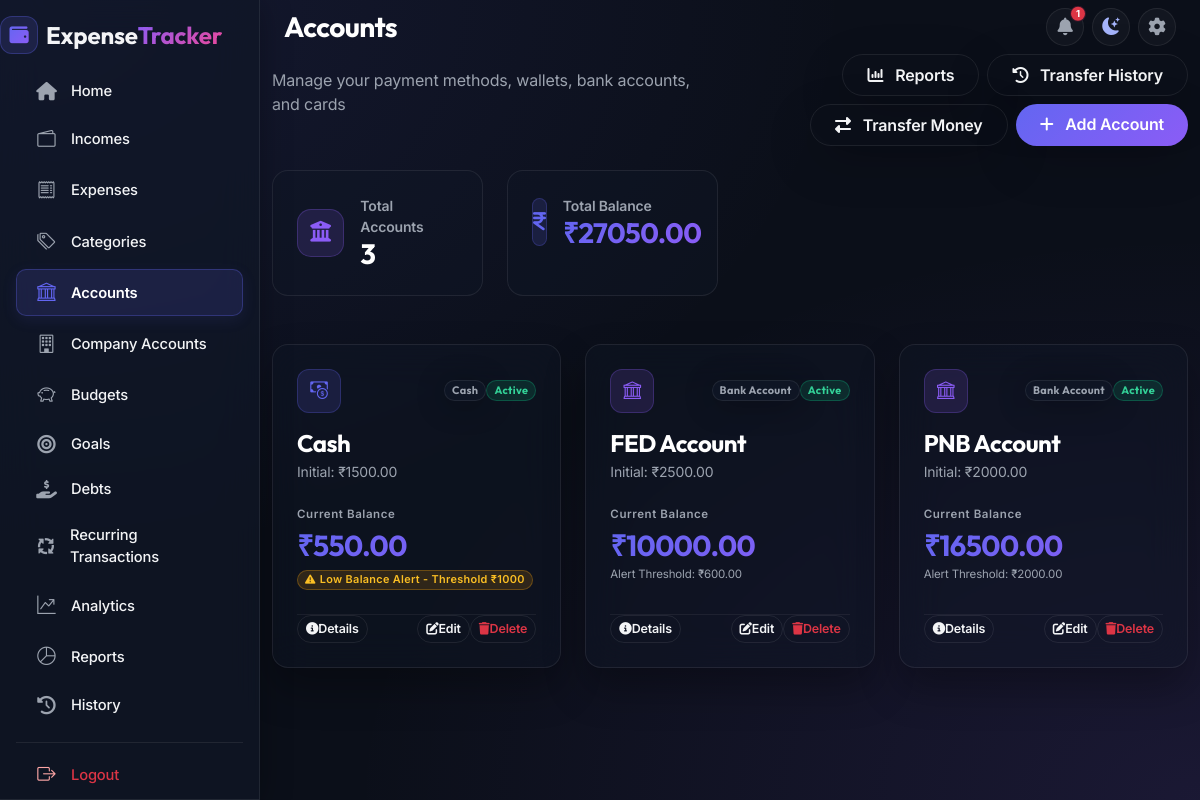
The app's page /accounts/manage/ (signed in) with its own data.
### accounts/models.py (models this page shows, shortened)
class Account(models.Model):
    ACCOUNT_TYPES = [
        ('Cash', 'Cash'),
        ('Bank Account', 'Bank Account'),
        ('Wallet', 'Wallet'),
        ('Credit Card', 'Credit Card'),
        ('UPI', 'UPI'),
    ]
    user = models.ForeignKey(User, on_delete=models.CASCADE, related_name='financial_accounts')
    name = models.CharField(max_length=100)
    account_type = models.CharField(max_length=50, choices=ACCOUNT_TYPES)
    initial_balance = models.DecimalField(max_digits=12, decimal_places=2, default=Decimal('0.00'))
    minimum_balance = models.DecimalField(max_digits=12, decimal_places=2, default=Decimal('0.00'), blank=True)
    STATUS_CHOICES = [
        ('ACTIVE', 'Active'),
        ('INACTIVE', 'Inactive'),
        ('CLOSED', 'Closed'),
    ]
    status = models.CharField(max_length=20, choices=STATUS_CHOICES, default='ACTIVE')
    notes = models.TextField(blank=True, null=True)
    created_at = models.DateTimeField(auto_now_add=True)
    updated_at = models.DateTimeField(auto_now=True)
    class Meta:
        ordering = ['name']
    def __str__(self):
        return f"{self.name} ({self.account_type})"
    @property
    def current_balance(self):
        if hasattr(self, '_current_balance_cache'):
            return self._current_balance_cache
        if hasattr(self, '_total_income'):
            self._current_balance_cache = (
                Decimal(str(self.initial_balance)) +
                Decimal(str(self._total_income)) -
                Decimal(str(self._total_expense)) +
                Decimal(str(self._incoming_transfers)) -
                Decimal(str(self._outgoing_transfers))
            )
            return self._current_balance_cache
        total_income = self.incomes.aggregate(total=models.Sum('amount'))['total'] or Decimal('0.00')
        total_expense = self.expenses.aggregate(total=models.Sum('amount'))['total'] or Decimal('0.00')
        outgoing_transfers = self.outgoing_transfers.aggregate(total=models.Sum('amount'))['total'] or Decimal('0.00')
        incoming_transfers = self.incoming_transfers.aggregate(total=models.Sum('amount'))['total'] or Decimal('0.00')
        self._current_balance_cache = (
            Decimal(str(self.initial_balance)) +
            Decimal(str(total_income)) -
            Decimal(str(total_expense)) +
            Decimal(str(incoming_transfers)) -
            Decimal(str(outgoing_transfers))
        )
        return self._current_balance_cache
    @property
    def bootstrap_icon(self):
        mapping = {
            'Cash': 'bi-cash-coin',
            'Bank Account': 'bi-bank',
            'Wallet': 'bi-wallet2',
            'Credit Card': 'bi-credit-card',
            'UPI': 'bi-qr-code',
        }
        return mapping.get(self.account_type, 'bi-wallet2')
    @property
    def theme_color_class(self):
        mapping = {
            'Cash': 'color-1',
            'Bank Account': 'color-2',
            'Wallet': 'color-2',
            'Credit Card': 'color-3',
            'UPI': 'color-1',
        }
        return mapping.get(self.account_type, 'color-2')
    @property
    def effective_minimum_balance(self):
        threshold = self.minimum_balance
        if not threshold or threshold <= 0:
            try:
                user = self.user
                settings = getattr(user, '_settings_cache', None) or getattr(user, 'settings', None)
                if settings:
                    if not hasattr(user, '_settings_cache'):
                        user._settings_cache = settings
                    threshold = settings.low_balance_default_minimum
                else:
                    threshold = Decimal('0.00')
            except Exception:
                threshold = Decimal('0.00')
        return threshold
    @property
    def is_below_minimum(self):
        if self.status == 'CLOSED':
            return False
        try:
            user = self.user
            settings = getattr(user, '_settings_cache', None) or getattr(user, 'settings', None)
            if settings:
                if not hasattr(user, '_settings_cache'):
                    user._settings_cache = settings
                show_alerts = settings.low_balance_alerts
            else:
                show_alerts = True
        except Exception:
            show_alerts = True
        if not show_alerts:
            return False
        threshold = self.effective_minimum_balance
        if threshold and threshold > 0:
            return self.current_balance <= threshold
        return False
    @property
    def shortage(self):
        threshold = self.effective_minimum_balance
        if threshold and threshold > 0 and self.current_balance <= threshold:
            return threshold - self.current_balance
        return Decimal('0.00')

class UserSettings(models.Model):
    CURRENCY_CHOICES = [
        ('₹', 'INR (₹)'),
        ('$', 'USD ($)'),
        ('€', 'EUR (€)'),
        ('£', 'GBP (£)'),
        ('¥', 'JPY (¥)'),
    ]
    ALERT_SCOPE_CHOICES = [
        ('all', 'All Accounts'),
        ('active', 'Active Accounts Only'),
        ('non_zero', 'Accounts with Transactions Only'),
    ]
    user = models.OneToOneField(User, on_delete=models.CASCADE, related_name='settings')
    currency = models.CharField(max_length=5, choices=CURRENCY_CHOICES, default='₹')
    budget_threshold = models.IntegerField(
        default=80,
        validators=[MinValueValidator(1), MaxValueValidator(100)],
        help_text='Notify when any budget reaches this % of usage. (1-100)'
    )
    enable_budget_alerts = models.BooleanField(default=True)
    low_balance_alerts = models.BooleanField(default=True)
    low_balance_show_navbar_badge  = models.BooleanField(default=True)
    low_balance_show_dashboard_banner = models.BooleanField(default=True)
    low_balance_show_dashboard_panel  = models.BooleanField(default=True)
    low_balance_alert_scope = models.CharField(
        max_length=20,
        choices=ALERT_SCOPE_CHOICES,
        default='active',
    )
    low_balance_default_minimum = models.DecimalField(
        max_digits=12, decimal_places=2,
        default=Decimal('0.00'), blank=True,
        help_text='Default minimum balance applied when creating new accounts (0 = disabled).'
    )
    dark_mode = models.BooleanField(
        default=True,
        help_text='Use the dark theme (default). Uncheck for light mode.'
    )

### accounts/views.py (the view, shortened to what this page needs)
# urls.py: path('manage/', AccountListView.as_view(), name='account-list'),
class AccountListView(LoginRequiredMixin, ListView):
    model = Account
    template_name = 'accounts/account_list.html'
    context_object_name = 'accounts'
    def get_queryset(self):
        return Account.objects.filter(user=self.request.user)
    def get_context_data(self, **kwargs):
        context = super().get_context_data(**kwargs)
        accounts = self.get_queryset()
        total_balance = sum(acc.current_balance for acc in accounts)
        context['total_balance'] = total_balance
        return context

### accounts/templates/accounts/account_list.html (shortened to what this page needs)
{% extends 'base.html' %}
{% block content %}
<div class="container py-4">
    <div class="row align-items-center mb-4">
        <div class="col-md-6">
            <p class="text-muted-custom">Manage your payment methods, wallets, bank accounts, and cards</p>
        </div>
        <div class="col-md-6 text-md-end mt-3 mt-md-0 d-flex justify-content-start justify-content-md-end gap-2 flex-wrap">
            <a href="{% url 'account-reports' %}"
                class="btn btn-outline-custom px-4 py-2 rounded-pill fw-semibold shadow-lg">
                <i class="fa-solid fa-chart-column me-2"></i> Reports
            </a>
            <a href="{% url 'transfer-list' %}"
                class="btn btn-outline-custom px-4 py-2 rounded-pill fw-semibold shadow-lg">
                <i class="fa-solid fa-clock-rotate-left me-2"></i> Transfer History
            </a>
            <a href="{% url 'account-transfer' %}"
                class="btn btn-outline-custom px-4 py-2 rounded-pill fw-semibold shadow-lg">
                <i class="fa-solid fa-right-left me-2"></i> Transfer Money
            </a>
            <a href="{% url 'account-add' %}"
                class="btn btn-primary-gradient px-4 py-2 rounded-pill fw-semibold shadow-lg">
                <i class="fa-solid fa-plus me-2"></i> Add Account
            </a>
        </div>
    </div>
    <div class="row g-4 mb-5">
        <div class="col-md-6 col-lg-3">
            <div class="card-feature p-4 rounded-4 text-white h-100">
                <div class="d-flex align-items-center">
                    <div class="feature-icon mb-0 color-2 me-3">
                        <i class="fa-solid fa-building-columns"></i>
                    </div>
                    <div>
                        <p class="text-muted-custom small mb-0 uppercase fw-semibold">Total Accounts</p>
                        <h3 class="fw-bold mb-0 font-outfit">{{ accounts.count }}</h3>
                    </div>
                </div>
            </div>
        </div>
        <div class="col-md-6 col-lg-3">
            <div class="card-feature p-4 rounded-4 text-white h-100">
                <div class="d-flex align-items-center">
                    <div class="feature-icon mb-0 color-1 me-3">
                        <i class="fa-solid fa-indian-rupee-sign"></i>
                    </div>
                    <div>
                        <p class="text-muted-custom small mb-0 uppercase fw-semibold">Total Balance</p>
                        <h3 class="fw-bold mb-0 font-outfit text-gradient">{{ currency_symbol }}{{ total_balance|floatformat:2 }}</h3>
                    </div>
                </div>
            </div>
        </div>
    </div>
    <div class="row g-4">
        {% for acc in accounts %}
        <div class="col-md-6 col-lg-4">
            <div class="card-hero card-feature p-4 rounded-4 text-white h-100 d-flex flex-column justify-content-between position-relative" style="transition: all 0.3s ease;">
                <a href="{% url 'account-detail' acc.pk %}" class="text-decoration-none text-white d-block">
                    <div class="d-flex align-items-center justify-content-between mb-3">
                        <div class="feature-icon mb-0 {{ acc.theme_color_class }}" style="width: 44px; height: 44px; border-radius: 12px; font-size: 1.1rem;">
                            <i class="bi {{ acc.bootstrap_icon }}"></i>
                        </div>
                        <div class="d-flex gap-1.5 align-items-center">
                            <span class="badge bg-glass border border-glass text-muted-custom px-2.5 py-1.5 rounded-pill font-outfit small uppercase" style="font-size: 0.68rem; letter-spacing: 0.03em;">
                                {{ acc.account_type }}
                            </span>
                            {% if acc.status == 'ACTIVE' %}
                            <span class="badge rounded-pill font-outfit uppercase" style="background: rgba(16, 185, 129, 0.15) !important; border: 1px solid rgba(16, 185, 129, 0.3) !important; color: #34d399 !important; font-size: 0.68rem; letter-spacing: 0.03em; padding: 0.35em 0.65em;">
                                Active
                            </span>
                            {% elif acc.status == 'INACTIVE' %}
                            <span class="badge rounded-pill font-outfit uppercase" style="background: rgba(245, 158, 11, 0.15) !important; border: 1px solid rgba(245, 158, 11, 0.3) !important; color: #fbbf24 !important; font-size: 0.68rem; letter-spacing: 0.03em; padding: 0.35em 0.65em;">
                                Inactive
                            </span>
                            {% elif acc.status == 'CLOSED' %}
                            <span class="badge rounded-pill font-outfit uppercase" style="background: rgba(239, 68, 68, 0.15) !important; border: 1px solid rgba(239, 68, 68, 0.3) !important; color: #f87171 !important; font-size: 0.68rem; letter-spacing: 0.03em; padding: 0.35em 0.65em;">
                                Closed
                            </span>
                            {% endif %}
                        </div>
                    </div>
                    <h4 class="fw-bold font-outfit mb-1 text-white">{{ acc.name }}</h4>
                    <p class="text-muted-custom small mb-4">Initial: {{ currency_symbol }}{{ acc.initial_balance|floatformat:2 }}</p>
                    <div class="mb-4">
                        <span class="text-muted-custom small uppercase fw-semibold d-block mb-1" style="font-size: 0.72rem; letter-spacing: 0.05em;">Current Balance</span>
                        <h2 class="fw-bold font-outfit mb-0 {% if acc.current_balance >= 0 %}text-gradient{% else %}text-gradient-alt{% endif %}" style="font-size: 1.8rem;">
                            {{ currency_symbol }}{{ acc.current_balance|floatformat:2 }}
                        </h2>
                        {% if acc.is_below_minimum %}
                        <div class="d-flex align-items-center gap-1.5 mt-2">
                            <span class="badge rounded-pill fw-semibold" style="background: rgba(245,158,11,0.15); border: 1px solid rgba(245,158,11,0.3); color: #fbbf24; font-size: 0.68rem; padding: 0.3em 0.65em; letter-spacing: 0.03em;">
                                <i class="fa-solid fa-triangle-exclamation me-1" style="font-size: 0.65rem;"></i>Low Balance Alert - Threshold {{ currency_symbol }}{{ acc.effective_minimum_balance|floatformat:0 }}
                            </span>
                        </div>
                        {% elif acc.effective_minimum_balance and acc.effective_minimum_balance > 0 %}
                        <p class="text-muted-custom mb-0 mt-1" style="font-size: 0.72rem;">Alert Threshold: {{ currency_symbol }}{{ acc.effective_minimum_balance|floatformat:2 }}</p>
                        {% endif %}
                    </div>
                </a>
                <div>
                    <div class="d-flex gap-2 justify-content-between border-top pt-2.5" style="border-top-color: rgba(255,255,255,0.06) !important;">
                        <a href="{% url 'account-detail' acc.pk %}" class="btn btn-outline-custom btn-sm rounded-pill px-2.5 py-1.5 fw-semibold d-inline-flex align-items-center gap-1.5" style="font-size: 0.78rem;">
                            <i class="fa-solid fa-circle-info"></i> Details
                        </a>
                        <div class="d-flex gap-1.5">
                            <a href="{% url 'account-edit' acc.pk %}" class="btn btn-outline-custom btn-sm rounded-pill px-2 py-1.5 fw-semibold d-inline-flex align-items-center gap-1.5" style="font-size: 0.78rem;">
                                <i class="fa-solid fa-pen-to-square"></i> Edit
                            </a>
                            <a href="{% url 'account-delete' acc.pk %}" class="btn btn-outline-custom btn-sm rounded-pill px-2 py-1.5 fw-semibold d-inline-flex align-items-center gap-1.5 text-danger border-danger-hover" style="font-size: 0.78rem;">
                                <i class="fa-solid fa-trash"></i> Delete
                            </a>
                        </div>
                    </div>
                </div>
            </div>
        </div>
        {% endfor %}
    </div>
</div>
{% endblock %}

### records on screen
Account: account_type "Cash", status "Active", name "Cash", currency_symbol "₹", initial_balance "1500.00", current_balance "550.00", effective_minimum_balance "1000"
Account: account_type "Bank Account", status "Active", name "FED Account", currency_symbol "₹", initial_balance "2500.00", current_balance "10000.00", effective_minimum_balance "600.00"
Account: account_type "Bank Account", status "Active", name "PNB Account", currency_symbol "₹", initial_balance "2000.00", current_balance "16500.00", effective_minimum_balance "2000.00"

### other values on screen
{{ total_alerts }} "1"
{{ accounts.count }} "3"
{{ currency_symbol }} "₹"
{{ total_balance|floatformat:2 }} "27050.00"
